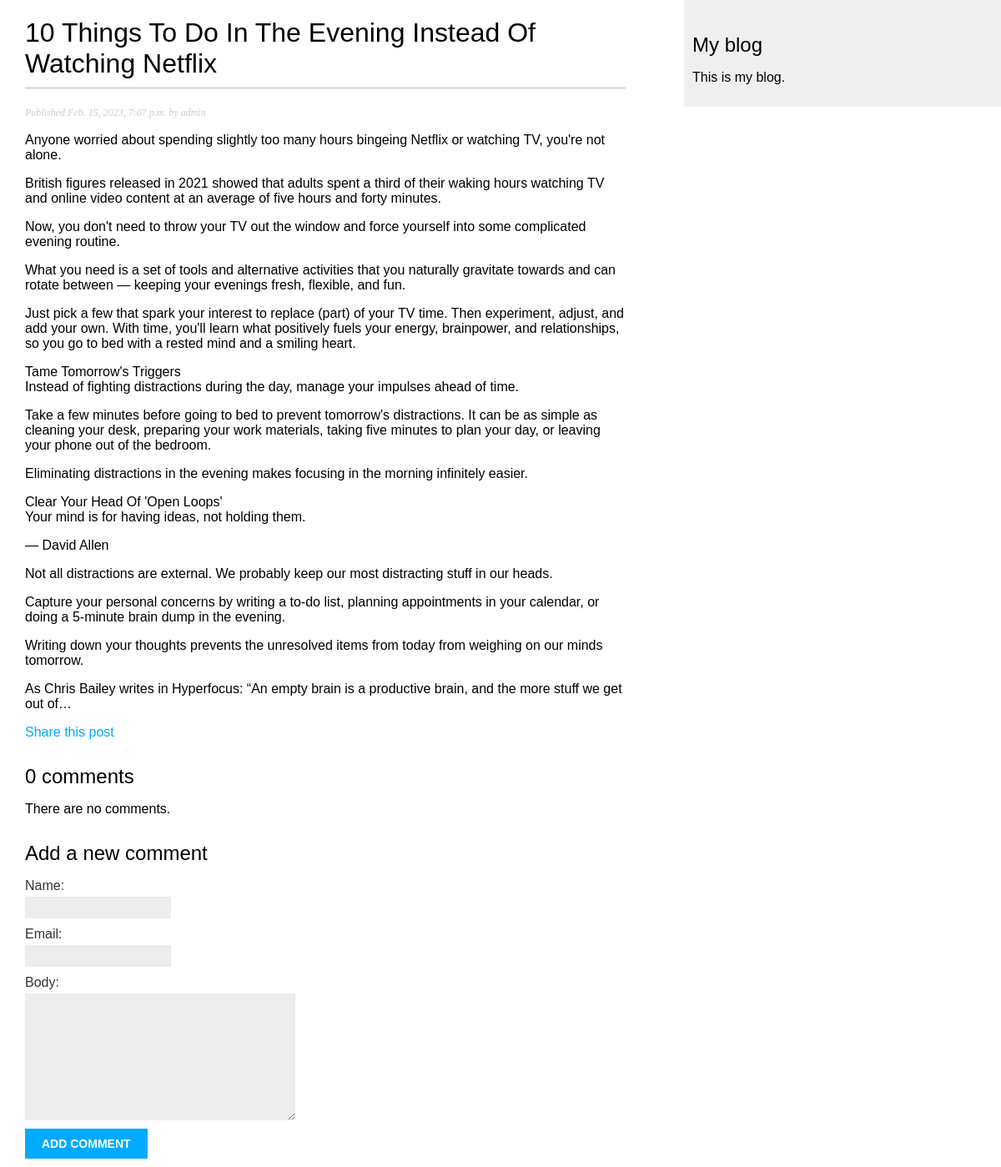
/blog/2023/2/15/10-things-to-do-in-the-evening-instead-of-watching-netflix/, run on the app's committed database.
### blog/models.py (models this page shows, shortened)
class Post(models.Model):
    class Status(models.TextChoices):
        DRAFT = 'DF', 'Draft'
        PUBLISHED = 'PD', 'Published'
    title = models.CharField(max_length=250)
    slug = models.SlugField(max_length=250, unique_for_date="publish")
    author = models.ForeignKey(User, on_delete=models.CASCADE, related_name='blog_posts')
    body = models.TextField()
    publish = models.DateTimeField(default=timezone.now)
    created = models.DateTimeField(auto_now_add=True)
    updates = models.DateTimeField(auto_now=True)
    status = models.CharField(
        max_length=2, choices=Status.choices, default=Status.DRAFT
    )
    objects = models.Manager()  # The default manager.
    published = PublishedManager()  # Our custom manager.
    class Meta:
        ordering = ['-publish']
        indexes = [
            models.Index(fields=['-publish']),
        ]

### blog/views.py (the view)
# urls.py: path("<int:year>/<int:month>/<int:day>/<slug:post>/", views.post_detail, name="post_detail"),
def post_detail(request, year, month, day, post):
    post = get_object_or_404(
        Post, status=Post.Status.PUBLISHED, slug=post,
        publish__year=year, publish__month=month, publish__day=day
    )
    comments = post.comments.filter(active=True)
    form = CommentForm
    return render(request, "blog/post/detail.html", {'post': post, "comments": comments, "form": form})

### blog/templates/blog/post/detail.html (shortened to what this page needs)
{% extends "blog/base.html" %}
{% block content %}
    <h1>{{ post.title }}</h1>
    <p class="date">
        Published {{ post.publish }} by {{ post.author }}
    </p>
    {{post.body|linebreaks}}
    <p>
        <a href="{% url "blog:post_share" post.id %}">
            Share this post
        </a>
    </p>
    {% with comments.count as total_comments %}
        <h2>
            {{ total_comments }} comment{{ total_comments|pluralize }}
        </h2>
    {% endwith %}
    {% for comment in comments %}
        <div class="comment">
            <p class="info">
                Comment {{ forloop.counter }} by {{ comment.name }}
            </p>
            {{ comment.body|linebreaks }}
        </div>
    {% empty %}
        <p>There are no comments.</p>
    {% endfor %}
    {% include "blog/post/includes/comment_form.html" %}
{% endblock %}

### blog/static/css/blog.css (style rules this page uses)
body { margin:0; padding:0; font-family:helvetica, sans-serif; }
a { color:#00abff; text-decoration:none; }
h1 { font-weight:normal; border-bottom:1px solid #bbb; padding:0 0 10px 0; }
h2 { font-weight:normal; margin:30px 0 0; }
p.date { color:#ccc; font-family: georgia, serif; font-size: 12px; font-style: italic; }
label { float:left; clear:both; color:#333; margin-bottom:4px; }
input, textarea { clear:both; float:left; margin:0 0 10px; background:#ededed; border:0; padding:6px 10px; font-size:12px; }

### data on the page
Post: title "10 Things To Do In The Evening Instead Of Watching Netflix", publish "Feb. 15, 2023, 7:07 p.m.", author "admin", body "Anyone worried about spending slightly too many hours bingeing Netflix or watching TV, you're not alone. British figures released in 2021 showed that adults spent a third of their waking hours watching TV and online video content at an average of five hours and forty minutes. Now, you don't need to throw your TV out the window and force yourself into some complicated evening routine. What you need is a set of tools and alternative activities that you naturally gravitate towards and can rotate between — keeping your evenings fresh, flexible, and fun. Just pick a few that spark your interest to replace (part) of your TV time. Then experiment, adjust, and add your own. With time, you'll learn…"

### other printed values
{{ total_comments }} "0"
